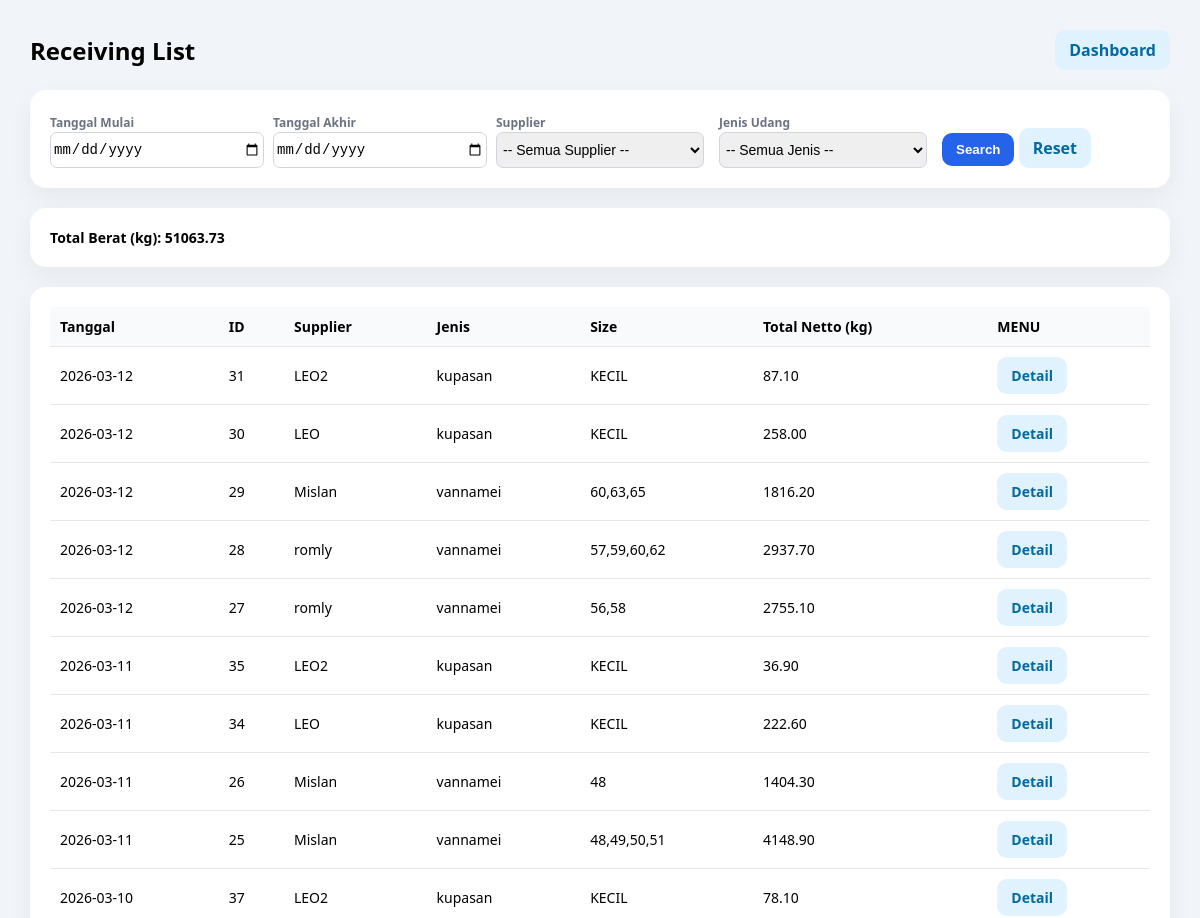
The app's page /receiving/list (signed in, upper part), older data.
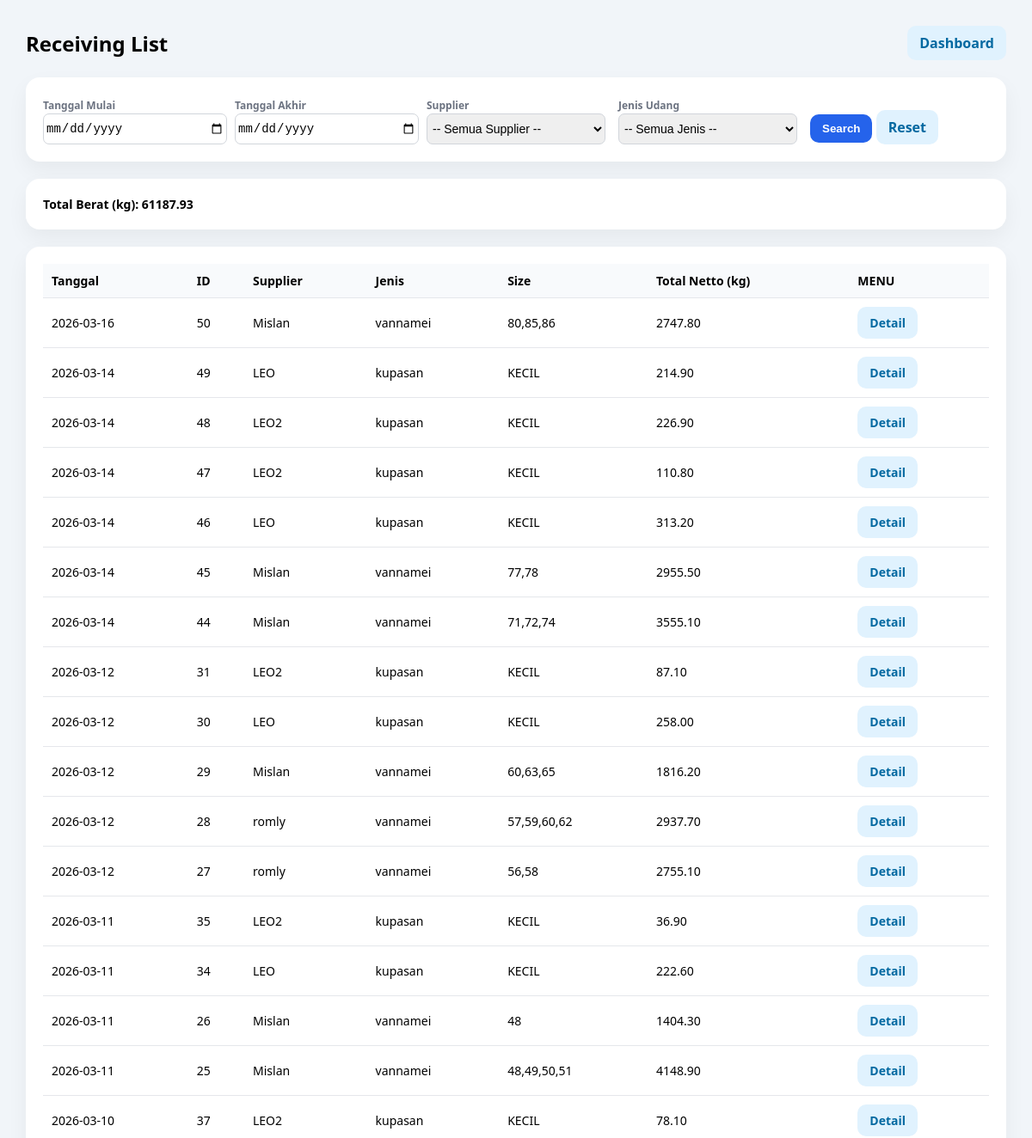
The same page, newer data.
### tables this page shows
CREATE TABLE receiving_header (
            id INTEGER PRIMARY KEY AUTOINCREMENT,
            receiving_no INTEGER NOT NULL UNIQUE,
            tanggal TEXT NOT NULL,
            supplier TEXT NOT NULL,
            jenis TEXT NOT NULL,
            fiber REAL DEFAULT 0,
            created_at TEXT DEFAULT (datetime('now','localtime'))
        );

### receiving/routes.py (the view)
@receiving_bp.get("/list")
def receiving_list():
    if not require_login():
        return redirect(url_for("login"))
    print("SESSION RECEIVING:", dict(session))
    start = (request.args.get("start") or "").strip()
    end = (request.args.get("end") or "").strip()
    supplier_q = (request.args.get("supplier") or "").strip()
    jenis_q = (request.args.get("jenis") or "").strip().lower()  # 🔥 INI
    where = []
    params = []
    if start and end:
        where.append("h.tanggal BETWEEN ? AND ?")
        params.extend([start, end])
    elif start:
        where.append("h.tanggal >= ?")
        params.append(start)
    elif end:
        where.append("h.tanggal <= ?")
        params.append(end)
    if supplier_q:
        where.append("LOWER(h.supplier) LIKE ?")
        params.append(f"%{supplier_q.lower()}%")
    if jenis_q:
        where.append("LOWER(TRIM(h.jenis)) = ?")
        params.append(jenis_q)
    where_sql = ("WHERE " + " AND ".join(where)) if where else ""
    conn = get_conn()
    rows = conn.execute(f"""
        SELECT
            h.id,
            h.tanggal,
            h.supplier,
            h.jenis,
            h.fiber,

            COALESCE(SUM(COALESCE(p.netto, 0)), 0) AS total_netto,
            COUNT(p.id) AS jml_partai,

            CASE
            WHEN LOWER(h.jenis) = 'kupasan'
            THEN GROUP_CONCAT(DISTINCT
                    COALESCE(
                        NULLIF(TRIM(p.grade_manual),''),
                        NULLIF(TRIM(p.kategori_kupasan),'')
                    )
                 )
            ELSE GROUP_CONCAT(DISTINCT COALESCE(p.round_size, p.size))
            END AS size_display

        FROM receiving_header h
        LEFT JOIN receiving_item p ON p.header_id = h.id
        {where_sql}
        GROUP BY h.id
        ORDER BY h.tanggal DESC, h.id DESC
    """, params).fetchall()
    total_berat = sum([(r["total_netto"] or 0) for r in rows])
    conn.close()
    return render_template(
        "receiving/receiving_list.html",
        rows=[dict(r) for r in rows],
        start=start,
        end=end,
        supplier=supplier_q,
        jenis=jenis_q,     # 🔥 PENTING
        total_berat=total_berat
    )

### helpers/auth.py (called while the page is built)
def require_login():
    return session.get("user") is not None

### helpers/db.py (called while the page is built)
def get_conn():
    conn = sqlite3.connect(DB_PATH, timeout=30)
    conn.row_factory = sqlite3.Row
    conn.execute("PRAGMA foreign_keys = ON;")
    conn.execute("PRAGMA journal_mode = WAL;")
    return conn

### templates/receiving/receiving_list.html (shortened to what this page needs)
<!doctype html>
<html lang="id">
<head>
</head>
<body>
<div class="container">
  <div class="header">
    <h2>Receiving List</h2>
    <a class="btn btn-secondary" href="/dashboard">Dashboard</a>
  </div>
  <div class="card">
    <form method="get" action="/receiving/list">
      <div class="form-grid">
        <div>
          <label>Tanggal Mulai</label>
          <input type="date" name="start" value="{{ start or '' }}">
        </div>
        <div>
          <label>Tanggal Akhir</label>
          <input type="date" name="end" value="{{ end or '' }}">
        </div>
        <div>
          <label>Supplier</label>
          <select name="supplier" id="supplier">
            <option value="">-- Semua Supplier --</option>
          </select>
        </div>
        <div>
          <label>Jenis Udang</label>
          <select name="jenis" id="jenis">
            <option value="">-- Semua Jenis --</option>
          </select>
        </div>
        <div>
          <button type="submit" class="btn btn-primary">Search</button>
          <a href="/receiving/list" class="btn btn-secondary">Reset</a>
        </div>
      </div>
    </form>
  </div>
  <div class="card summary">
    Total Berat (kg): {{ "%.2f"|format(total_berat or 0) }}
  </div>
  <div class="card">
    <table>
      <thead>
        <tr>
          <th>Tanggal</th>
          <th>ID</th>
          <th>Supplier</th>
          <th>Jenis</th>
          <th>Size</th>
          <th>Total Netto (kg)</th>
          <th>MENU</th>
        </tr>
      </thead>
      <tbody>
        {% for r in rows %}
        <tr>
          <td>{{ r.tanggal }}</td>
          <td>{{ r.id }}</td>
          <td>{{ r.supplier }}</td>
          <td>{{ r["jenis"] or "-" }}</td>
          <td>{{ r["size_display"] or "-" }}</td>
          <td>{{ "%.2f"|format(r["total_netto"] or 0) }}</td>
          <td>
            <div class="actions">
              <a class="btn btn-secondary" href="/receiving/{{ r.id }}">Detail</a>
            </div>
          </td>
        </tr>
        {% endfor %}
      </tbody>
    </table>
  </div>
</div>
</body>
</html>

Row changes from the older to the newer data that the page shows:
added receiving_header: tanggal "2026-03-16", id "50", supplier "Mislan", jenis "vannamei", r "80,85,86", r "2747.80"
added receiving_header: tanggal "2026-03-14", id "49", supplier "LEO", jenis "kupasan", r "KECIL", r "214.90"
added receiving_header: tanggal "2026-03-14", id "48", supplier "LEO2", jenis "kupasan", r "KECIL", r "226.90"
added receiving_header: tanggal "2026-03-14", id "47", supplier "LEO2", jenis "kupasan", r "KECIL", r "110.80"
added receiving_header: tanggal "2026-03-14", id "46", supplier "LEO", jenis "kupasan", r "KECIL", r "313.20"
added receiving_header: tanggal "2026-03-14", id "45", supplier "Mislan", jenis "vannamei", r "77,78", r "2955.50"
added receiving_header: tanggal "2026-03-14", id "44", supplier "Mislan", jenis "vannamei", r "71,72,74", r "3555.10"
Text that changed along with them:
{{ "%.2f"|format(total_berat or 0) }}: "51063.73" → "61187.93"
